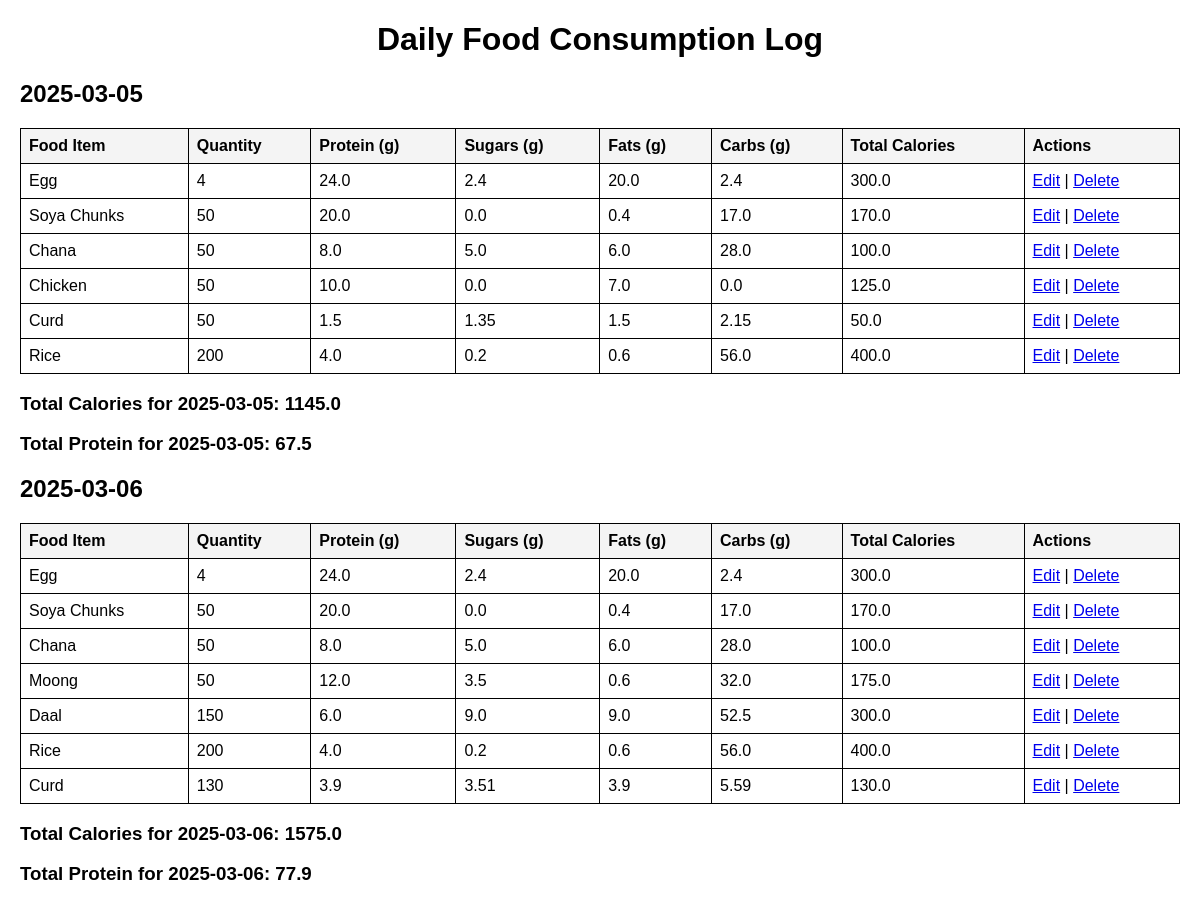
Screenshot of /view_log with the database file from the repository.
### app.py (models this page shows, shortened)
class DailyLog(db.Model):
    id = db.Column(db.Integer, primary_key=True)
    date = db.Column(db.Date, nullable=False, default=datetime.utcnow)
    food_item_id = db.Column(db.Integer, db.ForeignKey('food_item.id'), nullable=False)
    quantity_consumed = db.Column(db.String(50), nullable=False)
    protein_consumed = db.Column(db.Float, nullable=False)
    sugars_consumed = db.Column(db.Float, nullable=False)
    fats_consumed = db.Column(db.Float, nullable=False)
    carbs_consumed = db.Column(db.Float, nullable=False)
    total_calories = db.Column(db.Float, nullable=False)
    food_item = db.relationship('FoodItem', backref=db.backref('daily_logs', lazy=True))

class FoodItem(db.Model):
    id = db.Column(db.Integer, primary_key=True)
    food_item = db.Column(db.String(100), nullable=False)
    quantity = db.Column(db.String(50), nullable=False)
    unit = db.Column(db.String(20), nullable=False)
    protein = db.Column(db.Float, nullable=False)
    sugars = db.Column(db.Float, nullable=False)
    fats = db.Column(db.Float, nullable=False)
    carbs = db.Column(db.Float, nullable=False)
    kcal = db.Column(db.Float, nullable=False)

### app.py (the view)
@app.route('/view_log')
def view_log():
    logs = DailyLog.query.all()
    daily_logs = {}
    for log in logs:
        log_date = log.date
        if log_date not in daily_logs:
            daily_logs[log_date] = {'logs': [], 'total_calories': 0, 'total_protein': 0}
        daily_logs[log_date]['logs'].append(log)
        daily_logs[log_date]['total_calories'] += log.total_calories
        daily_logs[log_date]['total_protein'] += log.protein_consumed
    daily_logs = [
        {'date': date, 'logs': data['logs'], 'total_calories': data['total_calories'], 'total_protein': data['total_protein']}
        for date, data in sorted(daily_logs.items())
    ]
    return render_template('view_log.html', daily_logs=daily_logs)

### templates/view_log.html (shortened to what this page needs)
<!DOCTYPE html>
<html lang="en">
<head>
    <link rel="stylesheet" href="{{ url_for('static', filename='style.css') }}">
</head>
<body>
    <h1>Daily Food Consumption Log</h1>
    {% for day_log in daily_logs %}
        <h2>{{ day_log.date }}</h2>
        <table>
            <thead>
                <tr>
                    <th>Food Item</th>
                    <th>Quantity</th>
                    <th>Protein (g)</th>
                    <th>Sugars (g)</th>
                    <th>Fats (g)</th>
                    <th>Carbs (g)</th>
                    <th>Total Calories</th>
                    <th>Actions</th>
                </tr>
            </thead>
            <tbody>
                {% for log in day_log.logs %}
                    <tr>
                        <td>{{ log.food_item.food_item }}</td>
                        <td>{{ log.quantity_consumed }}</td>
                        <td>{{ log.protein_consumed }}</td>
                        <td>{{ log.sugars_consumed }}</td>
                        <td>{{ log.fats_consumed }}</td>
                        <td>{{ log.carbs_consumed }}</td>
                        <td>{{ log.total_calories }}</td>
                        <td>
                            <a href="{{ url_for('edit_log', log_id=log.id) }}">Edit</a> |
                            <a href="{{ url_for('delete_log', log_id=log.id) }}" onclick="return confirm('Are you sure you want to delete this entry?');">Delete</a>
                        </td>
                    </tr>
                {% endfor %}
            </tbody>
        </table>
        <h3>Total Calories for {{ day_log.date }}: {{ day_log.total_calories }}</h3>
        <h3>Total Protein for {{ day_log.date }}: {{ day_log.total_protein }}</h3>
    {% endfor %}
</body>
</html>

### static/style.css (style rules this page uses)
body { font-family: Arial, sans-serif; margin: 20px; }
h1 { text-align: center; }
table { width: 100%; border-collapse: collapse; }
table, th, td { border: 1px solid black; padding: 8px; text-align: left; }
th { background-color: #f4f4f4; }

### rows the page displays
DailyLog: date "2025-03-05", food_item.food_item "Egg", quantity_consumed "4", protein_consumed "24.0", sugars_consumed "2.4", fats_consumed "20.0", carbs_consumed "2.4", total_calories "300.0", date "2025-03-05", date "2025-03-05"
DailyLog: food_item.food_item "Soya Chunks", quantity_consumed "50", protein_consumed "20.0", sugars_consumed "0.0", fats_consumed "0.4", carbs_consumed "17.0", total_calories "170.0"
DailyLog: food_item.food_item "Chana", quantity_consumed "50", protein_consumed "8.0", sugars_consumed "5.0", fats_consumed "6.0", carbs_consumed "28.0", total_calories "100.0"
DailyLog: food_item.food_item "Chicken", quantity_consumed "50", protein_consumed "10.0", sugars_consumed "0.0", fats_consumed "7.0", carbs_consumed "0.0", total_calories "125.0"
DailyLog: food_item.food_item "Curd", quantity_consumed "50", protein_consumed "1.5", sugars_consumed "1.35", fats_consumed "1.5", carbs_consumed "2.15", total_calories "50.0"
DailyLog: food_item.food_item "Rice", quantity_consumed "200", protein_consumed "4.0", sugars_consumed "0.2", fats_consumed "0.6", carbs_consumed "56.0", total_calories "400.0"
DailyLog: date "2025-03-06", food_item.food_item "Egg", quantity_consumed "4", protein_consumed "24.0", sugars_consumed "2.4", fats_consumed "20.0", carbs_consumed "2.4", total_calories "300.0", date "2025-03-06", date "2025-03-06"
DailyLog: food_item.food_item "Soya Chunks", quantity_consumed "50", protein_consumed "20.0", sugars_consumed "0.0", fats_consumed "0.4", carbs_consumed "17.0", total_calories "170.0"
DailyLog: food_item.food_item "Chana", quantity_consumed "50", protein_consumed "8.0", sugars_consumed "5.0", fats_consumed "6.0", carbs_consumed "28.0", total_calories "100.0"
DailyLog: food_item.food_item "Moong", quantity_consumed "50", protein_consumed "12.0", sugars_consumed "3.5", fats_consumed "0.6", carbs_consumed "32.0", total_calories "175.0"
DailyLog: food_item.food_item "Daal", quantity_consumed "150", protein_consumed "6.0", sugars_consumed "9.0", fats_consumed "9.0", carbs_consumed "52.5", total_calories "300.0"
DailyLog: food_item.food_item "Rice", quantity_consumed "200", protein_consumed "4.0", sugars_consumed "0.2", fats_consumed "0.6", carbs_consumed "56.0", total_calories "400.0"
DailyLog: food_item.food_item "Curd", quantity_consumed "130", protein_consumed "3.9", sugars_consumed "3.51", fats_consumed "3.9", carbs_consumed "5.59", total_calories "130.0"

### other values shown
{{ day_log.total_calories }} "1145.0" "1575.0"
{{ day_log.total_protein }} "67.5" "77.9"
